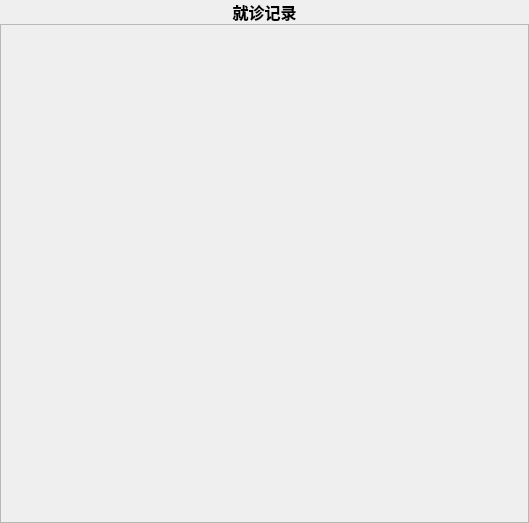
<?xml version="1.0" encoding="UTF-8"?>
<ui version="4.0">
 <class>ReportPage</class>
 <widget class="QWidget" name="ReportPage">
  <property name="geometry">
   <rect>
    <x>0</x>
    <y>0</y>
    <width>529</width>
    <height>523</height>
   </rect>
  </property>
  <property name="windowTitle">
   <string>Form</string>
  </property>
  <layout class="QVBoxLayout" name="verticalLayout">
   <property name="spacing">
    <number>0</number>
   </property>
   <property name="leftMargin">
    <number>0</number>
   </property>
   <property name="topMargin">
    <number>0</number>
   </property>
   <property name="rightMargin">
    <number>0</number>
   </property>
   <property name="bottomMargin">
    <number>0</number>
   </property>
   <item>
    <widget class="QLabel" name="fullHeaderLabel">
     <property name="font">
      <font>
       <pointsize>12</pointsize>
       <weight>75</weight>
       <bold>true</bold>
      </font>
     </property>
     <property name="text">
      <string>就诊记录</string>
     </property>
     <property name="alignment">
      <set>Qt::AlignCenter</set>
     </property>
    </widget>
   </item>
   <item>
    <widget class="QScrollArea" name="scrollArea">
     <property name="widgetResizable">
      <bool>true</bool>
     </property>
     <widget class="QWidget" name="scrollAreaWidgetContents">
      <property name="geometry">
       <rect>
        <x>0</x>
        <y>0</y>
        <width>527</width>
        <height>501</height>
       </rect>
      </property>
      <layout class="QVBoxLayout" name="verticalLayout_2">
       <property name="spacing">
        <number>20</number>
       </property>
       <property name="leftMargin">
        <number>20</number>
       </property>
       <property name="topMargin">
        <number>20</number>
       </property>
       <property name="rightMargin">
        <number>20</number>
       </property>
       <property name="bottomMargin">
        <number>20</number>
       </property>
       <item>
        <layout class="QVBoxLayout" name="PatientHistoryList">
         <property name="spacing">
          <number>10</number>
         </property>
         <property name="sizeConstraint">
          <enum>QLayout::SetMinAndMaxSize</enum>
         </property>
        </layout>
       </item>
       <item>
        <spacer name="verticalSpacer">
         <property name="orientation">
          <enum>Qt::Vertical</enum>
         </property>
         <property name="sizeHint" stdset="0">
          <size>
           <width>20</width>
           <height>40</height>
          </size>
         </property>
        </spacer>
       </item>
      </layout>
     </widget>
    </widget>
   </item>
  </layout>
 </widget>
 <resources/>
 <connections/>
</ui>
